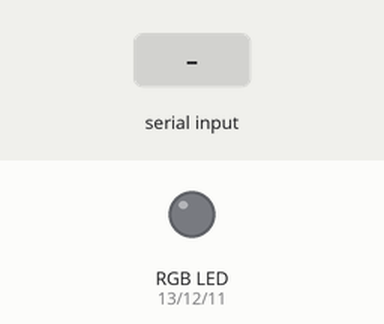
Bench run of a sketch on a simulated Arduino Uno, built with avr-gcc and run on an emulated ATmega328P. Shown: an RGB LED mixed from three pins (HIGH = lit). The test bench sets the inputs (shaded band).

Above: at 1.2 s.
1.3 s: "R" received over the second serial link
At 2.5 s:
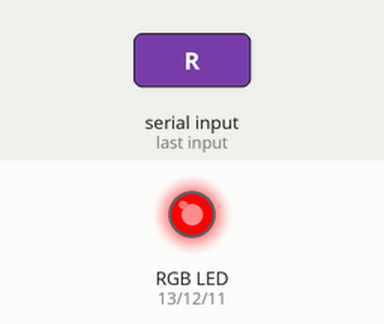
2.8 s: "G" received over the second serial link
At 3.7 s:
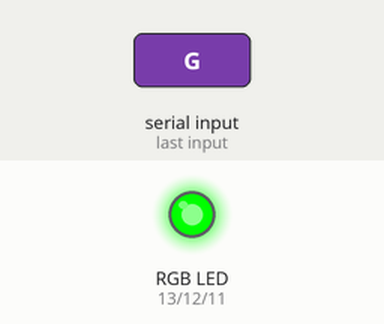
4.3 s: "B" received over the second serial link
At 4.8 s:
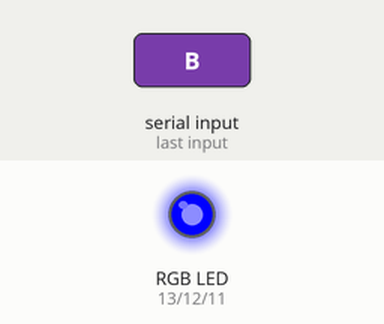
5.8 s: "F" received over the second serial link
At 7.1 s:
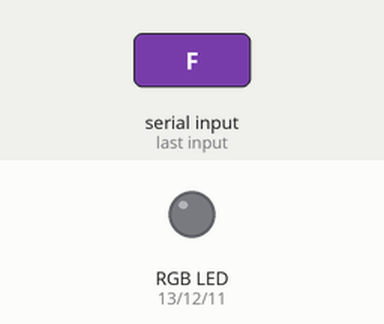
Timing chart, 0 to 8.3 s (numbered marks = the images above; inputs shaded):
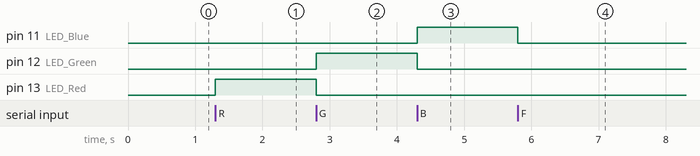

The sketch:

BlueTooth_RGB_SST.ino
```cpp
#include <SoftwareSerial.h>

#define BTtx 2
#define BTrx 3
#define LED_Red 13
#define LED_Green 12
#define LED_Blue 11

SoftwareSerial BT(BTtx,BTrx); // BT(2,3);
char data = 'F';

void setup() {
  BT.begin(9600);
  Serial.begin(9600);
  pinMode(LED_Red, OUTPUT);
  pinMode(LED_Green, OUTPUT);
  pinMode(LED_Blue, OUTPUT);
}

void loop() {
  if(BT.available()>0){
    data = BT.read();
  }
  if(data == 'R'){
    digitalWrite(LED_Red,HIGH);
    digitalWrite(LED_Green,LOW);
    digitalWrite(LED_Blue,LOW);
  }
  else if(data == 'G'){
    digitalWrite(LED_Red,LOW);
    digitalWrite(LED_Green,HIGH);
    digitalWrite(LED_Blue,LOW);
  }else if(data == 'B'){
    digitalWrite(LED_Red,LOW);
    digitalWrite(LED_Green,LOW);
    digitalWrite(LED_Blue,HIGH);
  }else if(data == 'F'){
    digitalWrite(LED_Red,LOW);
    digitalWrite(LED_Green,LOW);
    digitalWrite(LED_Blue,LOW);
  }
}
```

Measured:
- after the input at 1.3 s, pin 13 (LED_Red): LOW → HIGH at once
- after the input at 2.8 s, pin 12 (LED_Green): LOW → HIGH at once; pin 13 (LED_Red): HIGH → LOW at once
- after the input at 4.3 s, pin 11 (LED_Blue): LOW → HIGH at once; pin 12 (LED_Green): HIGH → LOW at once
- after the input at 5.8 s, pin 11 (LED_Blue): HIGH → LOW at once
